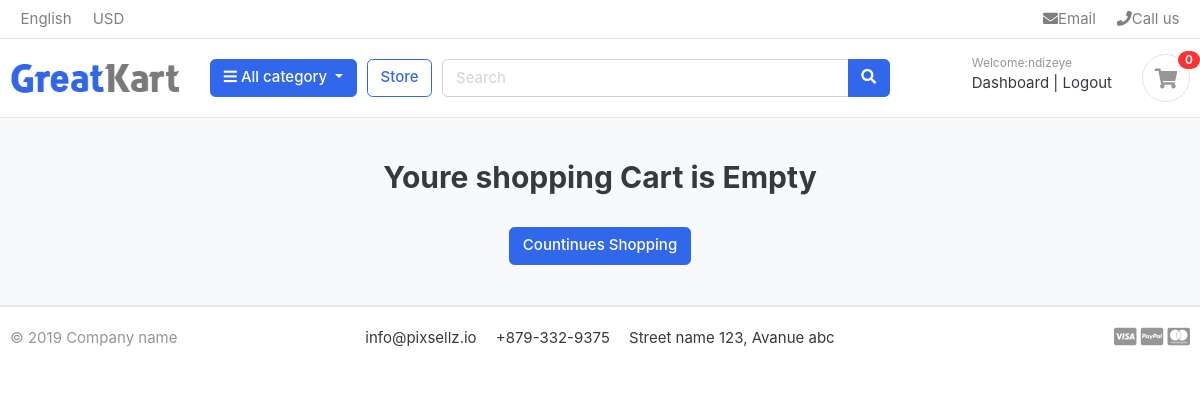
Page /cart/ (signed in) on the earlier database version.
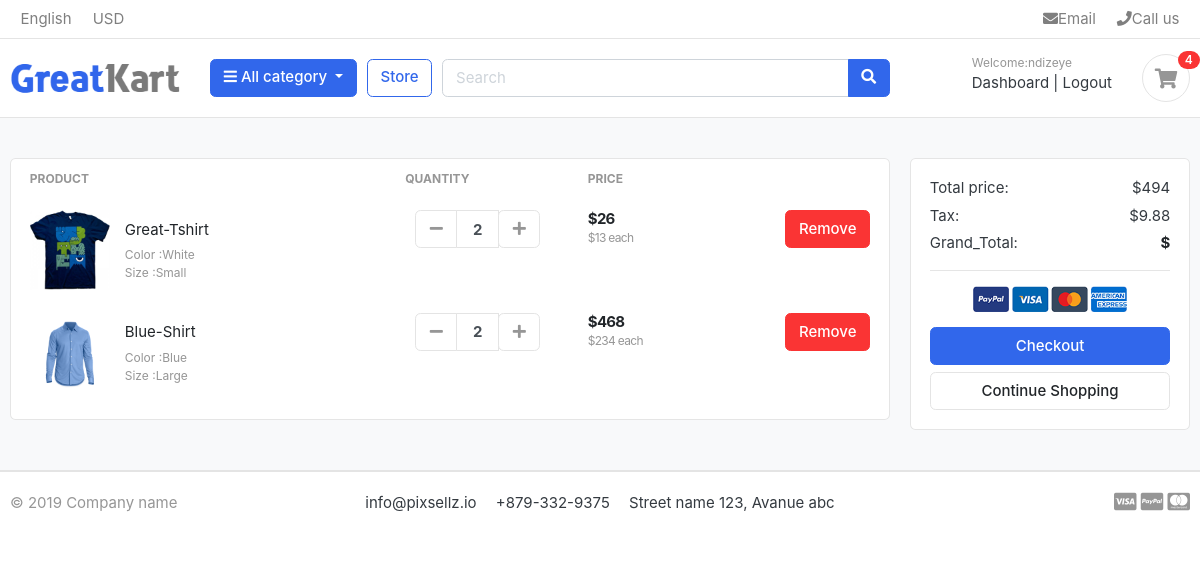
Same page on the later database version.
### accounts/models.py (models this page shows, shortened)
class Account(AbstractBaseUser, PermissionsMixin):
    first_name = models.CharField(max_length=50)
    last_name = models.CharField(max_length=50)
    username = models.CharField(max_length=50, unique=True)
    email = models.EmailField(max_length=254, unique=True)
    phone_number = models.CharField(max_length=50)
    date_joined = models.DateTimeField(auto_now_add=True)
    last_login = models.DateTimeField(auto_now_add=True)
    is_admin = models.BooleanField(default=False)
    is_staff = models.BooleanField(default=False)
    is_active = models.BooleanField(default=False)
    is_superadmin = models.BooleanField(default=False)
    is_superuser = models.BooleanField(default=False)
    USERNAME_FIELD = 'email'
    REQUIRED_FIELDS = ['username', 'first_name', 'last_name']
    objects = MyAccountManager()

### carts/models.py (models this page shows, shortened)
class CartItem(models.Model):
    user = models.ForeignKey(Account,on_delete=models.CASCADE,null=True)
    product = models.ForeignKey(Product, on_delete=models.CASCADE)
    variations = models.ManyToManyField(Variations, blank=True)
    cart = models.ForeignKey(Cart, on_delete=models.CASCADE,null=True)
    quantity = models.IntegerField()
    is_active = models.BooleanField(default=True)
    def sub_total(self):
        return self.product.price * self.quantity

### store/models.py (models this page shows, shortened)
class Product(models.Model):
    product_name = models.CharField(max_length=200, unique=True)
    slug = models.SlugField(max_length=200, unique=True)
    description = models.TextField(max_length=500, blank=True)
    price = models.IntegerField()
    image = models.ImageField(upload_to='photos/products')
    stock = models.IntegerField()
    is_available = models.BooleanField(default=True)
    category = models.ForeignKey('category.Category', on_delete=models.CASCADE)
    created_date = models.DateTimeField(auto_now_add=True)
    modified_date = models.DateTimeField(auto_now=True)
    def get_url(self):
        return reverse('product_detail', args=[self.category.slug, self.slug])

class Variations(models.Model):
    variation_category_choices = (
        ('color', 'Color'),
        ('size', 'Size'),
    )
    product = models.ForeignKey(Product, on_delete=models.CASCADE, related_name='variation_set')
    variation_category = models.CharField(max_length=100, choices=variation_category_choices)
    variation_value = models.CharField(max_length=100)
    is_active = models.BooleanField(default=True)
    created_date = models.DateTimeField(auto_now=True)
    objects = VariationManager()

### carts/views.py (the view)
# urls.py: path('', views.cart, name='cart'),
def cart(request, total=0, quantity=0, cart_items=None):
    try:
        tax = 0
        grand_total = 0
        if request.user.is_authenticated:
            cart_items = CartItem.objects.filter(user=request.user, is_active=True)
        else:
            cart = Cart.objects.get(cart_id=_cart_id(request))
            cart_items = CartItem.objects.filter(cart=cart, is_active=True)
        for cart_item in cart_items:
            total += (cart_item.product.price * cart_item.quantity)
            quantity += cart_item.quantity
        tax = (2 * total) / 100
        grand_total = total + tax
    except ObjectDoesNotExist:
        pass
    context = {
        'total': total,
        'quantity': quantity,
        'cart_items': cart_items,
        'tax': tax,
        'grand_total': grand_total,
    }
    return render(request, 'store/cart.html', context)

### templates/store/cart.html (shortened to what this page needs)
{% extends 'base.html' %}
{% load static %}
{% block content %}
<section class="section-content padding-y bg">
    <div class="container">
    {% if  not cart_items %}
      <h2 class='text-center'>Youre shopping Cart is Empty</h2>
      <br>
      <div class="text-center">
        <a href="{% url 'store' %}"  class="btn btn-primary">Countinues Shopping</a>
      </div>
    {% else %}
    <div class="row">
        <aside class="col-lg-9">
            <div class="card">
                <table class="table table-borderless table-shopping-cart">
                    <thead class="text-muted">
                        <tr class="small text-uppercase">
                            <th scope="col">Product</th>
                            <th scope="col" width="120">Quantity</th>
                            <th scope="col" width="120">Price</th>
                            <th scope="col" class="text-right" width="200"> </th>
                        </tr>
                    </thead>
                    <tbody>
                        {% for cart_item in cart_items %}
                        <tr>
                            <td>
                                <figure class="itemside align-items-center">
                                    <div class="aside"><img src="{{ cart_item.product.image.url }}" class="img-sm"></div>
                                    <figcaption class="info">
                                        <a href="{{cart_item.product.get_url}}" class="title text-dark">{{ cart_item.product.product_name }}</a>
                                        <p class="text-muted small">
                                            {% if cart_item.variations.all %}
                                            {% for item in cart_item.variations.all  %}
                                            {{item.variation_category |capfirst}} :{{item.variation_value |capfirst}} <br>
                                            {% endfor%}
                                            {% endif%}
                                        </p>
                                    </figcaption>
                                </figure>
                            </td>
                            <td>
                                <div class="col">
                                    <div class="input-group input-spinner">
                                        <div class="input-group-prepend">
                                            <a href="{% url 'remove_cart' cart_item.product.id cart_item.id %}" class="btn btn-light" type="button" id="button-minus"> <i class="fa fa-minus"></i> </a>
                                        </div>
                                        <input type="text" class="form-control" value="{{ cart_item.quantity }}">
                                        <div class="input-group-append">
                                            <form action="{% url 'add_cart' cart_item.product.id %}" method="POST">
                                             <button class="btn btn-light" type="submit" id="button-plus"> <i class="fa fa-plus"></i> </button>
                                        </form>
                                        </div>
                                    </div>
                                </div>
                            </td>
                            <td>
                                <div class="price-wrap">
                                    <var class="price">${{ cart_item.sub_total }}</var>
                                    <small class="text-muted"> ${{ cart_item.product.price }} each </small>
                                </div>
                            </td>
                            <td class="text-right">
                                <a href="{% url 'remove_cart_item' cart_item.product.id cart_item.id %}"onClick="return confirm('Are you sure  you wont  to Delet this item?')" class="btn btn-danger"> Remove</a>
                            </td>
                        </tr>
                        {% endfor %}
                    </tbody>
                </table>
            </div>
        </aside>
        <aside class="col-lg-3">
            <div class="card">
                <div class="card-body">
                    <dl class="dlist-align">
                        <dt>Total price:</dt>
                        <dd class="text-right">${{ total }}</dd>
                    </dl>
                    <dl class="dlist-align">
                        <dt>Tax:</dt>
                        <dd class="text-right"> ${{tax}}</dd>
                    </dl>
                    <dl class="dlist-align">
                        <dt>Grand_Total:</dt>
                        <dd class="text-right text-dark b"><strong>${{garnd_total}}</strong></dd>
                    </dl>
                    <hr>
                    <p class="text-center mb-3">
                        <img src="{% static './images/misc/payments.png' %}" height="26">
                    </p>
                    <a href="{% url 'checkout' %}" class="btn btn-primary btn-block"> Checkout </a>
                    <a href="{% url 'store' %}" class="btn btn-light btn-block">Continue Shopping</a>
                </div>
            </div>
        </aside>
    </div>
    {% endif %}
    </div>
</section>
{% endblock %}

### templates/base.html (shortened to what this page needs)
{% load static %}
<!DOCTYPE HTML>
<html lang="en">
<head>
    <link href="{% static 'css/bootstrap.css' %}" rel="stylesheet" type="text/css"/>
    <link href="{% static 'fonts/fontawesome/css/all.min.css' %}" type="text/css" rel="stylesheet">
    <link href="{% static 'css/ui.css' %}" rel="stylesheet" type="text/css"/>
    <link href="{% static 'css/responsive.css' %}" rel="stylesheet" media="only screen and (max-width: 1200px)" />
</head>
<body>
    {% include 'includes/navbar.html' %}
    {% block content %}
    {% endblock %}
    {% include 'includes/footer.html' %}
</body>
</html>

### templates/includes/navbar.html (shortened to what this page needs)
{% load static %}
<header class="section-header">
    <nav class="navbar p-md-0 navbar-expand-sm navbar-light border-bottom">
        <div class="container">
            <div class="collapse navbar-collapse" id="navbarTop4">
                <ul class="navbar-nav mr-auto">
                    <li class="nav-item dropdown">
                        <a href="#" class="nav-link">English</a>
                    </li>
                    <li class="nav-item dropdown">
                        <a href="#" class="nav-link">USD</a>
                    </li>
                </ul>
                <ul class="navbar-nav">
                    <li><a href="#" class="nav-link"><i class="fa fa-envelope"></i>Email</a></li>
                    <li><a href="#" class="nav-link"><i class="fa fa-phone"></i>Call us</a></li>
                </ul>
            </div>
        </div>
    </nav>
    <section class="header-main border-bottom">
        <div class="container">
            <div class="row align-items-center">
                <div class="col-lg-2 col-md-3 col-6">
                    <a href="{% url 'home' %}" class="brand-wrap">
                        <img class="logo" src="{% static './images/logo.png' %}">
                    </a>
                </div>
                <div class="col-lg col-sm col-md col-6 flex-grow-0">
                    <div class="category-wrap dropdown d-inline-block float-right">
                        <button type="button" class="btn btn-primary dropdown-toggle" data-toggle="dropdown">
                            <i class="fa fa-bars"></i> All category
                        </button>
                    </div>
                </div>
                <a href="{% url 'store' %}" class="btn btn-outline-primary">Store</a>
                <div class="col-lg col-md-6 col-sm-12 col">
                    <form action="{% url 'search' %}" class="search" method='GET'>
                        <div class="input-group w-100">
                            <input type="text" class="form-control" style="width:60%;" placeholder="Search" name="keyword">
                            <div class="input-group-append">
                                <button class="btn btn-primary" type="submit">
                                    <i class="fa fa-search"></i>
                                </button>
                            </div>
                        </div>
                    </form>
                </div>
                <div class="col-lg-3 col-sm-6 col-8 order-2 order-lg-3">
                    <div class="d-flex justify-content-end mb-3 mb-lg-0">
                        {% if user.is_authenticated %}
                            <div class="widget-header">
                                <small class="title text-muted">Welcome:{{ user.first_name }}</small>
                                <div>
                                    <a href="#">Dashboard</a> <span class="dark-transp"> | </span>
                                    <a href="{% url 'logout' %}">Logout</a>
                                </div>
                            </div>
                        {% endif %}
                        <a href="{% url 'cart' %}" class="widget-header pl-3 ml-3">
                            <div class="icon icon-sm rounded-circle border"><i class="fa fa-shopping-cart"></i></div>
                            <span class="badge badge-pill badge-danger notify">{{ cart_count }}</span>
                        </a>
                    </div>
                </div>
            </div>
        </div>
    </section>
</header>

### templates/includes/footer.html
{% load static %}
<footer class="section-footer border-top">
	<div class="container">
		<section class="footer-bottom border-top row">
			<div class="col-md-2">
				<p class="text-muted"> &copy 2019 Company name </p>
			</div>
			<div class="col-md-8 text-md-center">
				<span  class="px-2">info@pixsellz.io</span>
				<span  class="px-2">+879-332-9375</span>
				<span  class="px-2">Street name 123, Avanue abc</span>
			</div>
			<div class="col-md-2 text-md-right text-muted">
				<i class="fab fa-lg fa-cc-visa"></i>
				<i class="fab fa-lg fa-cc-paypal"></i>
				<i class="fab fa-lg fa-cc-mastercard"></i>
			</div>
		</section>
	</div>
</footer>

Differences in the rows shown:
added CartItem: product.image (picture), product.product_name "Great-Tshirt", quantity "2", sub_total "26", product.price "13"
now on this page (row unchanged): Variations: variation_category "Color", variation_value "White", shown under "Great-Tshirt"
now on this page (row unchanged): Variations: variation_category "Size", variation_value "Small", shown under "Great-Tshirt"
added CartItem: product.image (picture), product.product_name "Blue-Shirt", quantity "2", sub_total "468", product.price "234"
now on this page (row unchanged): Variations: variation_category "Color", variation_value "Blue", shown under "Blue-Shirt"
now on this page (row unchanged): Variations: variation_category "Size", variation_value "Large", shown under "Blue-Shirt"
Other differences:
{{ cart_count }}: "0" → "4"
{{ total }}: (not shown) → "494"
{{ tax }}: (not shown) → "9.88"
text no longer shown: "Youre shopping Cart is Empty Countinues Shopping"
text now shown: "PRODUCT QUANTITY PRICE Total price: $ Tax: $ Grand_Total: $ Checkout Continue Shopping"
